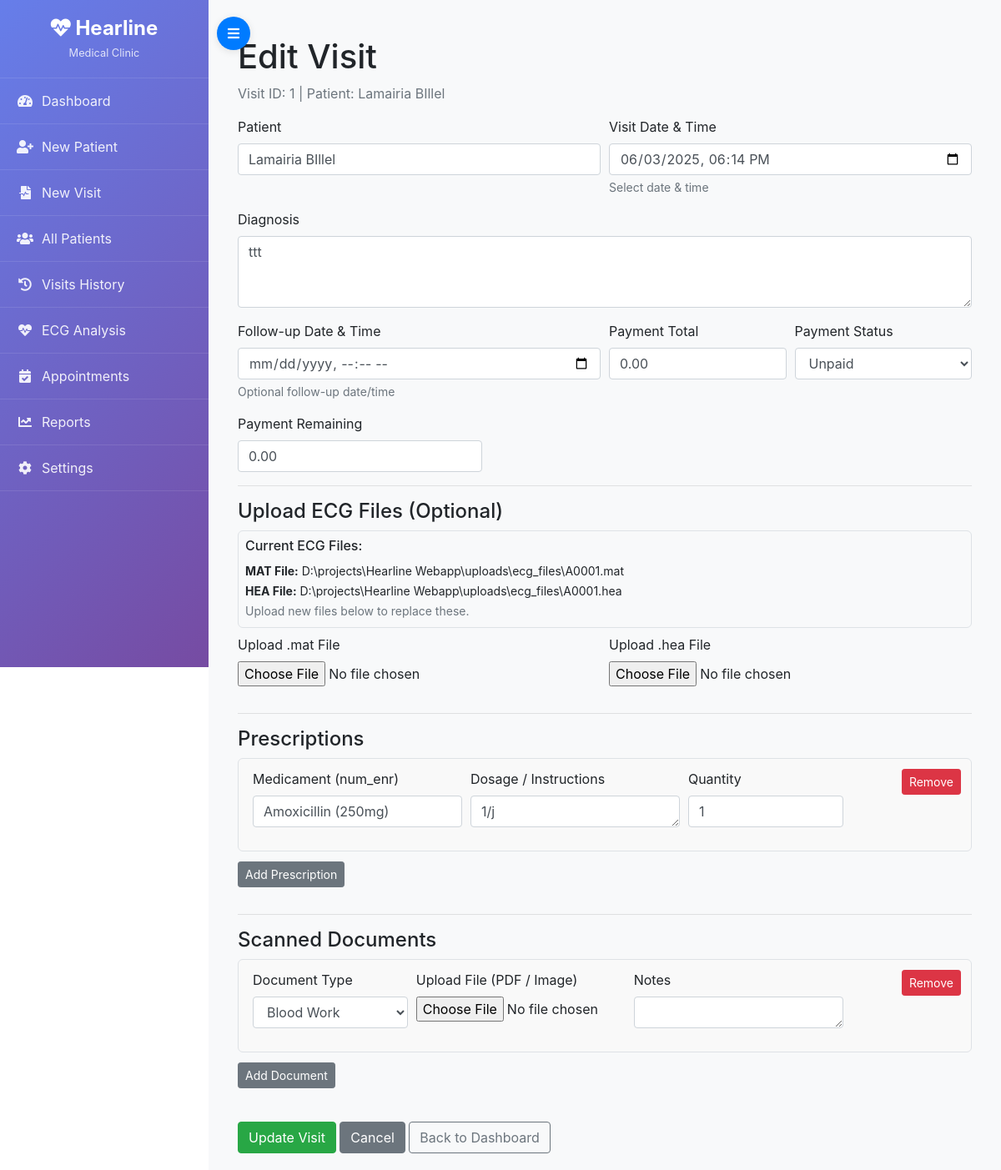
Page /visit/1/edit on the committed database.
### models.py (models this page shows)
class Visit(db.Model):
    __tablename__ = "visit"
    id               = db.Column(db.Integer, primary_key=True)
    appointment_id   = db.Column(db.Integer, db.ForeignKey("appointment.id"), nullable=True)
    patient_id       = db.Column(db.Integer, db.ForeignKey("patient.id"), nullable=False)
    doctor_id        = db.Column(db.Integer, db.ForeignKey("doctor.id"), nullable=True)
    visit_date       = db.Column(db.DateTime, nullable=False)
    diagnosis        = db.Column(db.Text, nullable=True)
    follow_up_date   = db.Column(db.DateTime, nullable=True)
    ecg_mat          = db.Column(db.String(256), nullable=True)   # Path to uploaded .mat
    ecg_hea          = db.Column(db.String(256), nullable=True)   # Path to uploaded .hea
    ecg_prediction   = db.Column(JSON, nullable=True)            # e.g. {"AF":0.12, ...}
    payment_total    = db.Column(db.Numeric(10, 2), default=0.00)
    payment_status   = db.Column(db.String(20), default="unpaid")  # "paid"/"partial"/"unpaid"
    payment_remaining= db.Column(db.Numeric(10, 2), default=0.00)
    created_at       = db.Column(db.DateTime, default=datetime.utcnow)
    updated_at       = db.Column(db.DateTime, default=datetime.utcnow, onupdate=datetime.utcnow)
    documents        = db.relationship("VisitDocument", backref="visit", lazy="dynamic")
    prescriptions    = db.relationship("Prescription", backref="visit", lazy="dynamic")

class Patient(db.Model):
    __tablename__ = "patient"
    id               = db.Column(db.Integer, primary_key=True)
    first_name       = db.Column(db.String(50), nullable=False)
    last_name        = db.Column(db.String(50), nullable=False)
    date_of_birth    = db.Column(db.Date, nullable=False)
    gender           = db.Column(db.String(10), nullable=False)  # e.g. "Male"/"Female"/"Other"
    address          = db.Column(db.Text, nullable=True)
    phone            = db.Column(db.String(20), nullable=True)
    email            = db.Column(db.String(120), nullable=True, unique=True)
    medical_history  = db.Column(db.Text, nullable=True)
    created_at       = db.Column(db.DateTime, default=datetime.utcnow)
    updated_at       = db.Column(db.DateTime, default=datetime.utcnow, onupdate=datetime.utcnow)
    visits           = db.relationship("Visit", backref="patient", lazy="dynamic")
    waiting_list     = db.relationship("WaitingListEntry", backref="patient", lazy="dynamic")

### app.py (the view, shortened to what this page needs)
@app.route("/visit/<int:visit_id>/edit", methods=["GET", "POST"])
def edit_visit(visit_id):
    visit = Visit.query.get_or_404(visit_id)
    form = VisitForm(obj=visit)
    form.patient_id.choices = [
        (p.id, f"{p.first_name} {p.last_name}")
        for p in Patient.query.order_by(Patient.first_name, Patient.last_name).all()
    ]
    meds = Medicament.query.order_by(Medicament.nom_com).all()
    med_choices = [
        (m.num_enr, f"{m.nom_com} ({m.dosage}{m.unite})")
        for m in meds
    ]
    if request.method == "GET":
        existing_prescriptions = visit.prescriptions.all()
        if existing_prescriptions:
            while len(form.prescriptions.entries) > 0:
                form.prescriptions.pop_entry()
            for prescription in existing_prescriptions:
                pres_form = form.prescriptions.append_entry()
                pres_form.medicament_num_enr.choices = med_choices
                pres_form.medicament_num_enr.data = prescription.medicament_num_enr
                pres_form.dosage_instructions.data = prescription.dosage_instructions
                pres_form.quantity.data = prescription.quantity
        else:
            for subform in form.prescriptions:
                subform.medicament_num_enr.choices = med_choices
        existing_documents = visit.documents.all()
    for subform in form.prescriptions:
        subform.medicament_num_enr.choices = med_choices
    return render_template("forms/visit_edit_form.html", form=form, visit=visit)

### app.py
class PrescriptionForm(Form):
    medicament_num_enr = SelectField(
        "Medicament (num_enr)",
        choices=[],  # will populate in view
        validators=[validators.DataRequired()],
    )
    dosage_instructions = TextAreaField("Dosage / Instructions", validators=[validators.DataRequired()])
    quantity = IntegerField("Quantity", validators=[validators.DataRequired(), validators.NumberRange(min=1)])

### app.py (called while the page is built)
@app.template_filter('basename')
def basename_filter(path):
    if path:
        return os.path.basename(path)
    return ''

### templates/forms/visit_edit_form.html (shortened to what this page needs)
{% extends "base.html" %}
{% block content %}
<div class="container mt-4">
  <h1>Edit Visit</h1>
  <p class="text-muted">
    Visit ID: {{ visit.id }} |
    Patient: {{ visit.patient.first_name }} {{ visit.patient.last_name }}
  </p>
  <form id="edit-visit-form" method="POST" enctype="multipart/form-data">
    <div class="form-row">
      <div class="form-group col-md-6">
        {{ form.patient_id.label(class="form-label") }}
        <div class="dropdown-search-container">
          <input
            type="text"
            id="patient-search"
            class="form-control"
            placeholder="Type patient’s first or last name…"
            autocomplete="off"
            value="{{ visit.patient.first_name }} {{ visit.patient.last_name }}"
            required
          />
        </div>
      </div>
      <div class="form-group col-md-6">
        {{ form.visit_date.label(class="form-label") }}
        <input
          type="datetime-local"
          class="form-control"
          id="visit_date"
          name="visit_date"
          value="{{ visit.visit_date.strftime('%Y-%m-%dT%H:%M') }}"
          required
        />
        <small class="form-text text-muted">Select date &amp; time</small>
      </div>
    </div>
    <div class="form-group">
      {{ form.diagnosis.label(class="form-label") }}
      {{ form.diagnosis(class="form-control", rows=3) }}
    </div>
    <div class="form-row">
      <div class="form-group col-md-6">
        {{ form.follow_up_date.label(class="form-label") }}
        <input
          type="datetime-local"
          class="form-control"
          id="follow_up_date"
          name="follow_up_date"
        />
        <small class="form-text text-muted">Optional follow-up date/time</small>
      </div>
      <div class="form-group col-md-3">
        {{ form.payment_total.label(class="form-label") }}
        {{ form.payment_total(class="form-control", min="0", step="any") }}
      </div>
      <div class="form-group col-md-3">
        {{ form.payment_status.label(class="form-label") }}
        {{ form.payment_status(class="form-control") }}
      </div>
    </div>
    <div class="form-group col-md-4 px-0">
      {{ form.payment_remaining.label(class="form-label") }}
      {{ form.payment_remaining(class="form-control", min="0", step="any") }}
    </div>
    <hr>
    <h4>Upload ECG Files (Optional)</h4>
    {% if visit.ecg_mat or visit.ecg_hea %}
      <div class="current-file-info">
        <h6>Current ECG Files:</h6>
        {% if visit.ecg_mat %}
          <small><strong>MAT File:</strong> {{ visit.ecg_mat|basename }}</small><br>
        {% endif %}
        {% if visit.ecg_hea %}
          <small><strong>HEA File:</strong> {{ visit.ecg_hea|basename }}</small><br>
        {% endif %}
        <small class="text-muted">
          Upload new files below to replace these.
        </small>
      </div>
    {% endif %}
    <div class="form-row">
      <div class="form-group col-md-6">
        {{ form.ecg_mat.label(class="form-label") }}
        {{ form.ecg_mat(class="form-control-file") }}
      </div>
      <div class="form-group col-md-6">
        {{ form.ecg_hea.label(class="form-label") }}
        {{ form.ecg_hea(class="form-control-file") }}
      </div>
    </div>
    <hr>
    <h4>Prescriptions</h4>
    <div id="prescriptions-container">
      {% for pres_sub in form.prescriptions %}
        <div class="prescription-row">
          <button type="button"
                  class="btn btn-sm btn-danger float-right"
                  onclick="removePrescription(this)">
            Remove
          </button>
          <div class="form-row">
            <div class="form-group col-md-4">
              {{ pres_sub.medicament_num_enr.label(class="form-label") }}
              {% set selected_med = "" %}
              {% if pres_sub.medicament_num_enr.data %}
                {% set matching_prescription = visit.prescriptions | selectattr('medicament_num_enr', 'equalto', pres_sub.medicament_num_enr.data) | selectattr('medicament', 'defined') | first %}
                {% if matching_prescription and matching_prescription.medicament %}
                  {% set med = matching_prescription.medicament %}
                  {% set med_name = med.nom_com or "Unknown" %}
                  {% set med_dosage = med.dosage or "" %}
                  {% set med_unite = med.unite or "" %}
                  {% if med_dosage and med_unite %}
                    {% set selected_med = med_name + " (" + med_dosage + med_unite + ")" %}
                  {% else %}
                    {% set selected_med = med_name %}
                  {% endif %}
                {% endif %}
              {% endif %}
              <div class="dropdown-search-container">
                <input
                  type="text"
                  class="form-control med-search"
                  placeholder="Type medication…"
                  autocomplete="off"
                  data-index="{{ loop.index0 }}"
                  value="{{ selected_med }}"
                  required
                />
              </div>
            </div>
            <div class="form-group col-md-4">
              {{ pres_sub.dosage_instructions.label(class="form-label") }}
              {{ pres_sub.dosage_instructions(class="form-control", rows=1) }}
            </div>
            <div class="form-group col-md-3">
              {{ pres_sub.quantity.label(class="form-label") }}
              {{ pres_sub.quantity(class="form-control", min="1") }}
            </div>
          </div>
        </div>
      {% endfor %}
    </div>
    <button type="button"
            class="btn btn-sm btn-secondary mb-3"
            onclick="addPrescription()">
      Add Prescription
    </button>
    <hr>
    <h4>Scanned Documents</h4>
    <div id="documents-container">
      {% for doc_sub in form.documents %}
        <div class="document-row">
          <button type="button"
                  class="btn btn-sm btn-danger float-right"
                  onclick="removeDocument(this)">
            Remove
          </button>
          <div class="form-row">
            <div class="form-group col-md-3">
              {{ doc_sub.doc_type.label(class="form-label") }}
              {{ doc_sub.doc_type(class="form-control") }}
            </div>
            <div class="form-group col-md-4">
              {{ doc_sub.file_path.label(class="form-label") }}
              {{ doc_sub.file_path(class="form-control-file") }}
            </div>
            <div class="form-group col-md-4">
              {{ doc_sub.notes.label(class="form-label") }}
              {{ doc_sub.notes(class="form-control", rows=1) }}
            </div>
          </div>
        </div>
      {% endfor %}
    </div>
    <button type="button"
            class="btn btn-sm btn-secondary mb-3"
            onclick="addDocument()">
      Add Document
    </button>
    <div class="mt-4">
      <button type="submit" class="btn btn-success">Update Visit</button>
      <a href="{{ url_for('visit_details', visit_id=visit.id) }}" class="btn btn-secondary">
        Cancel
      </a>
      <a href="{{ url_for('index') }}" class="btn btn-outline-secondary">
        Back to Dashboard
      </a>
    </div>
  </form>
</div>
{% endblock %}

### rows in the picture
Visit: id "1", visit_date "06/03/2025 18:14", diagnosis "ttt", payment_total "0.00", payment_status "Unpaid", payment_remaining "0.00", ecg_mat|basename "D:\\projects\\Hearline Webapp\\uploads\\ecg_files\\A0001.mat", ecg_hea|basename "D:\\projects\\Hearline Webapp\\uploads\\ecg_files\\A0001.hea"
Patient: patient.first_name "Lamairia", patient.last_name "BIllel", patient.first_name "Lamairia BIllel"

### other values in the picture
{{ pres_sub.medicament_num_enr.label(class="form-label") }} "Medicament (num_enr)"
{{ pres_sub.dosage_instructions.label(class="form-label") }} "Dosage / Instructions"
{{ pres_sub.quantity.label(class="form-label") }} "Quantity"
{{ doc_sub.doc_type.label(class="form-label") }} "Document Type"
{{ doc_sub.file_path.label(class="form-label") }} "Upload File (PDF / Image)"
{{ doc_sub.notes.label(class="form-label") }} "Notes"
